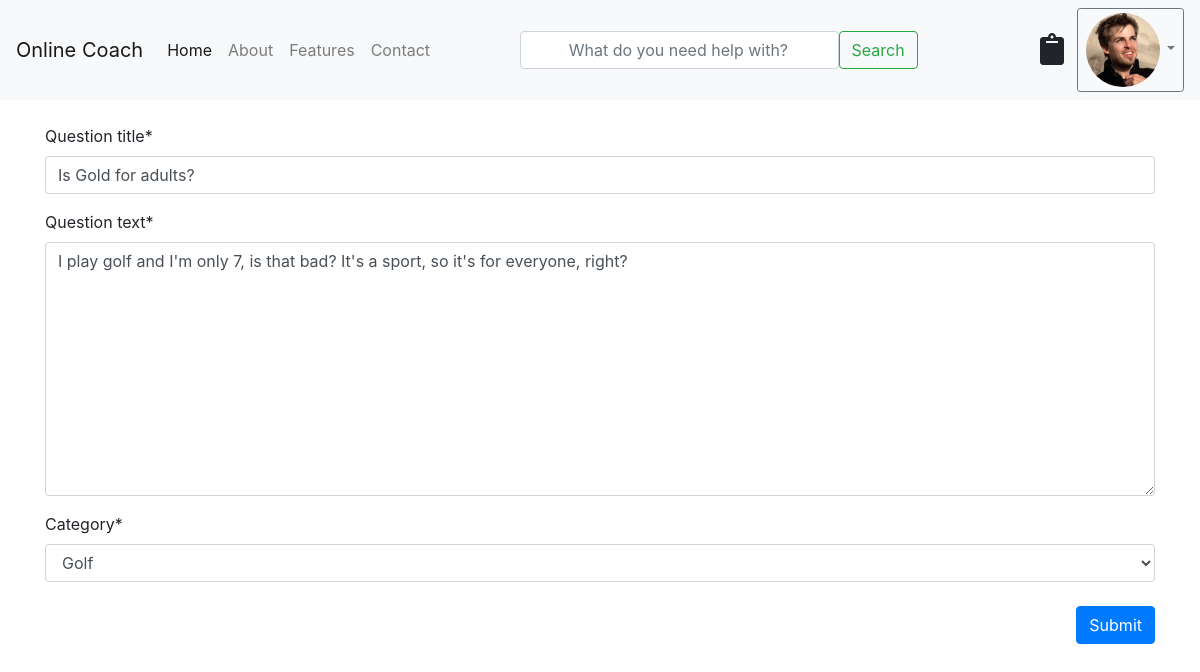
The page /q/7/update (signed in) on the database as committed earlier.
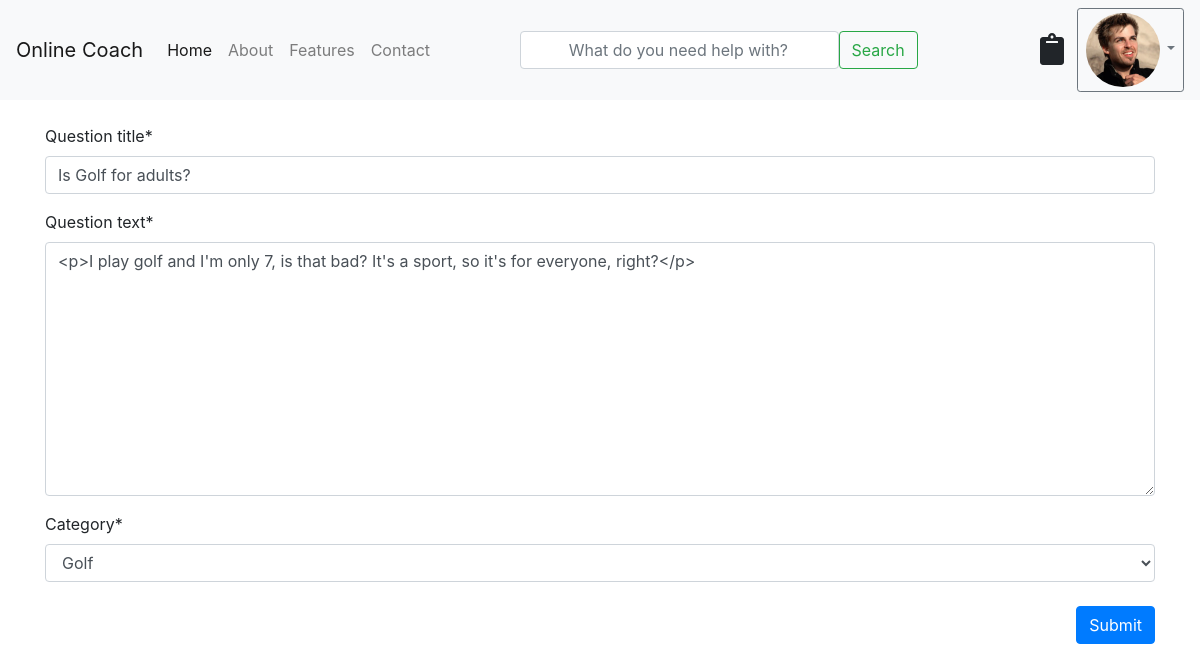
The same page on the database as committed later.
### qa/models.py (models this page shows, shortened)
class Question(models.Model):
    author = models.ForeignKey(User, on_delete=models.CASCADE)
    question_text = HTMLField()
    question_title = models.CharField(max_length=100)
    pub_date = models.DateTimeField('date published', default=datetime.now)
    is_solved = models.BooleanField('is solved', default=False)
    category = models.CharField(max_length=2, choices=SPORT_CHOICES)
    class Meta:
        ordering = ['-pub_date']

### qa/views.py (the view, shortened to what this page needs)
# urls.py: path('<int:pk>/update', views.QuestionUpdateView.as_view(), name='Question Update'),
class QuestionUpdateView(LoginRequiredMixin, UserPassesTestMixin, UpdateView):
    model = Question
    fields = ['question_title', 'question_text', 'category']
    template_name = 'qa/new_question.html'
    def test_func(self):
        question = self.get_object()
        if self.request.user == question.author:
            return True
        return False

### qa/templates/qa/new_question.html (shortened to what this page needs)
{% extends 'home/base.html' %}
{% load crispy_forms_tags%}
{% block content %}
<form method="post">
    {{form|crispy}}
    <button class="btn btn-primary float-right mt-2" type="submit">Submit</button>
</form>
{%endblock%}

Rows that differ between the two databases and show on the page:
changed Question "Golf": question_title "Is Gold for adults?" → "Is Golf for adults?"; question_text "I play golf and I'm only 7, is that bad? It's a sport, so it's for everyone, right?" → "<p>I play golf and I'm only 7, is that bad? It's a sport, so it's for everyone, right?</p>"
